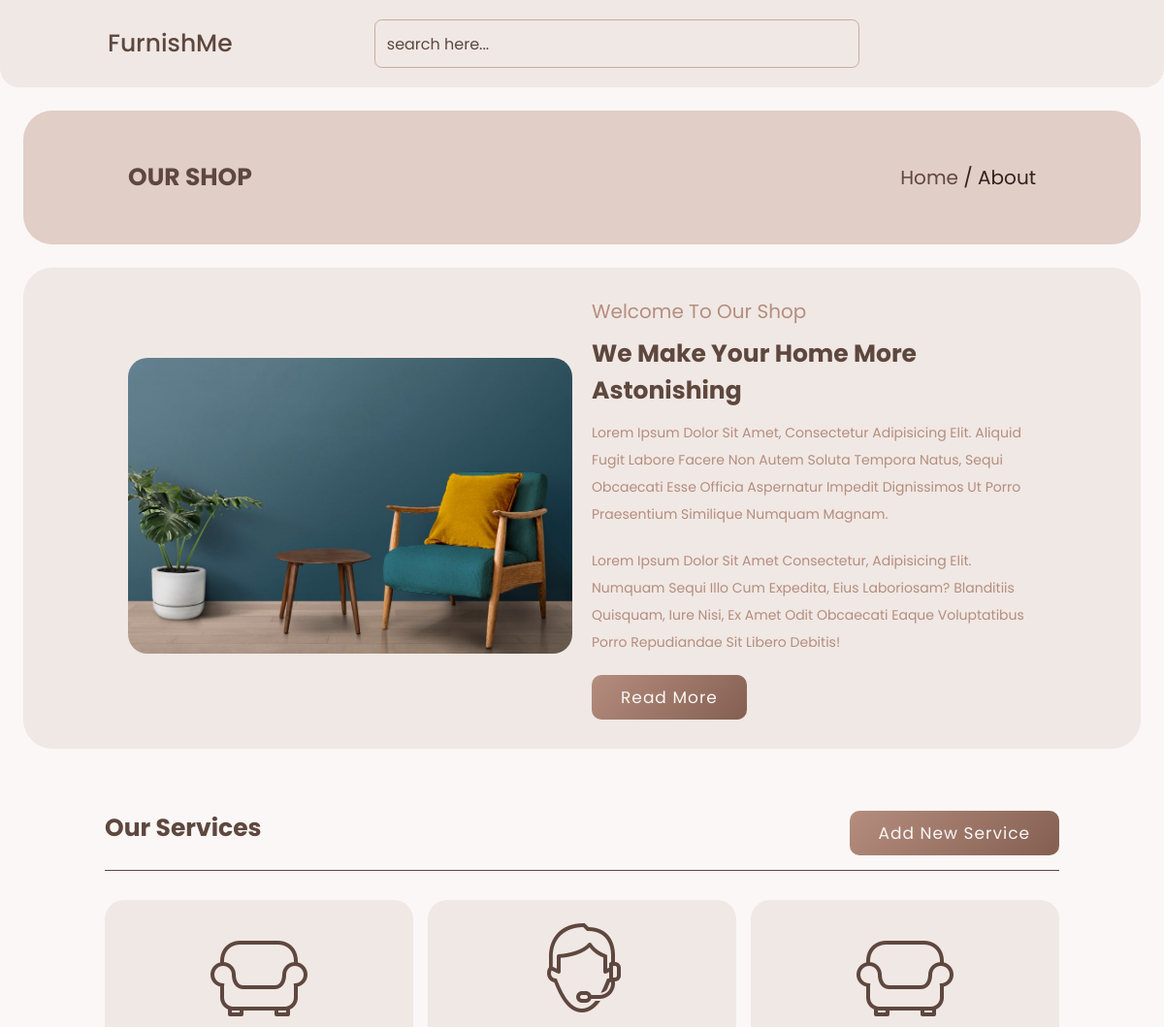
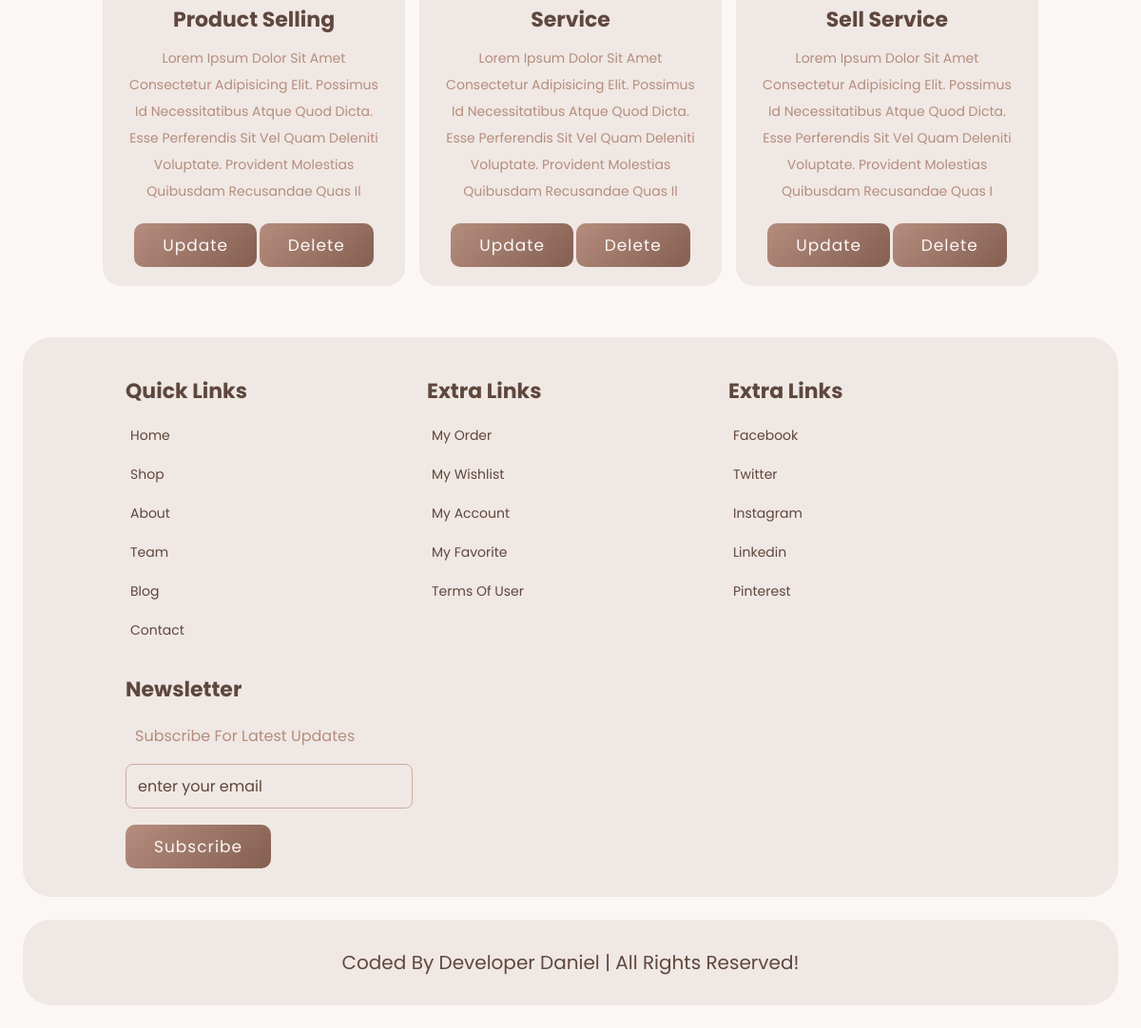
Page /about.php on the committed database (2 pictures, top to bottom).
### tables this page shows
CREATE TABLE `service` (
  `id` int(11) NOT NULL,
  `title` varchar(100) NOT NULL,
  `icon` varchar(100) NOT NULL,
  `description` varchar(200) NOT NULL,
  `created_at` varchar(100) NOT NULL
);

### about.php (the view, shortened to what this page needs)
<!DOCTYPE html>
<html lang="en">
<head>
    <?php include('components/css.php'); ?>
</head>
<body>
    <?php include('components/header.php'); ?>
    <section class="heading">
        <h3>our shop</h3>
        <p><a href="index.php">home</a> / <span>about</span></p>
    </section>
    <section class="about">
        <div class="image">
            <img src="static/about-img.jpg" alt="">
        </div>
        <div class="content">
            <span>welcome to our shop</span>
            <h3>we make your home more astonishing</h3>
            <p>Lorem ipsum dolor sit amet, consectetur adipisicing elit. Aliquid fugit labore facere non autem soluta tempora natus, sequi obcaecati esse officia aspernatur impedit dignissimos ut porro praesentium similique numquam magnam.</p>
            <p>Lorem ipsum dolor sit amet consectetur, adipisicing elit. Numquam sequi illo cum expedita, eius laboriosam? Blanditiis quisquam, iure nisi, ex amet odit obcaecati eaque voluptatibus porro repudiandae sit libero debitis!</p>
            <a href="#" class="btn">read more</a>
        </div>
    </section>
    <section class="services">
        <h1 class="title"> <span>our services</span>
            <button onclick="window.location.href='service_create.php'" class="btn title-btn">Add new Service</button>
        </h1>
        <div class="box-container">
            <?php
            include('components/connection.php');
            $data = "SELECT * FROM service ORDER BY id ASC";
            $raw_data = $connection->query($data);
            while (list($id, $title, $icon, $description, $created_at)
                = mysqli_fetch_array($raw_data)
            ) {
            ?>
                <div class="box">
                    <img src="images/services/<?php echo $icon ?>" alt="">
                    <h3><?php echo $title ?></h3>
                    <p><?php echo $description ?></p>
                    <a href="service_update.php?id=<?php echo $id?>" class="btn">Update</a>
                    <a href="delete.php?id=<?php echo $id?> &type=service" class="btn">Delete</a>
                </div>
            <?php
            }
            ?>
        </div>
    </section>
    <?php include('components/footer.php'); ?>
</body>
</html>

### css/style.css (style rules this page uses)
* { font-family: 'Poppins', sans-serif; margin: 0; padding: 0; box-sizing: border-box; outline: none; border: none; text-decoration: none; text-transform: capitalize; transition: .2s linear; }
body { background-color: #faf7f6; }
html { font-size: 62.5%; overflow-x: hidden; scroll-behavior: smooth; }
section { padding: 3rem 9%; }
.heading { background: #e1cec7; display: flex; align-items: center; justify-content: space-between; padding-top: 5rem; padding-bottom: 5rem; margin: 2%; border-radius: 3rem; }
.heading h3 { font-size: 2.5rem; text-transform: uppercase; color: #5e473e; }
.heading p { font-size: 2rem; color: #31231e; }
.heading p a { color: #5e473e; }
.title { display: flex; align-items: center; justify-content: space-between; margin-bottom: 3rem; border-bottom: 0.1rem solid #5e473e; padding-bottom: 1.5rem; }
.title span { font-size: 2.5rem; color: #5e473e; }
.btn { display: inline-block; margin-top: 1rem; padding: 1rem 3rem; font-size: 1.7rem; letter-spacing: 1px; background: linear-gradient(135deg, #b58d7e, #845f51); color: #faf7f6; cursor: pointer; border-radius: 1rem; }
.title-btn { color:#faf7f6 !important; }
.about { display: flex; align-items: center; flex-wrap: wrap; gap:2rem; margin:2%; border-radius: 3rem; background-color:#f0e8e4; }
.about .image { flex: 1 1 40rem }
.about .image img { border-radius: 2rem; width:100%; }
.about .content { flex: 1 1 40rem; }
.about .content span { font-size: 2rem; color:#b58d7e; }
.about .content h3 { font-size: 2.5rem; color:#5e473e; padding-top: 1rem; }
.about .content p { font-size: 1.4rem; color:#b58d7e; padding:1rem 0; line-height: 2; }
.services .box-container { display: grid; grid-template-columns: repeat(auto-fit,minmax(30rem,1fr)); gap:1.5rem; }
.services .box-container .box { padding:2rem; text-align: center; background-color: #f0e8e4; border-radius: 2rem; }
.services .box-container .box img { font-size: 8rem; margin-bottom: 1rem; }
.services .box-container .box h3 { font-size: 2.2rem; color:#5e473e; }
.services .box-container .box p { font-size: 1.4rem; color:#b58d7e; line-height: 2; padding:1rem 0; }

### rows in the picture
service: icon (picture), title "Product Selling", description "Lorem Ipsum Dolor Sit Amet Consectetur Adipisicing Elit. Possimus Id Necessitatibus Atque Quod Dicta. Esse Perferendis Sit Vel Quam Deleniti Voluptate. Provident Molestias Quibusdam Recusandae Quas Il"
service: icon (picture), title "Service", description "Lorem Ipsum Dolor Sit Amet Consectetur Adipisicing Elit. Possimus Id Necessitatibus Atque Quod Dicta. Esse Perferendis Sit Vel Quam Deleniti Voluptate. Provident Molestias Quibusdam Recusandae Quas Il"
service: icon (picture), title "Sell Service", description "Lorem Ipsum Dolor Sit Amet Consectetur Adipisicing Elit. Possimus Id Necessitatibus Atque Quod Dicta. Esse Perferendis Sit Vel Quam Deleniti Voluptate. Provident Molestias Quibusdam Recusandae Quas I"
